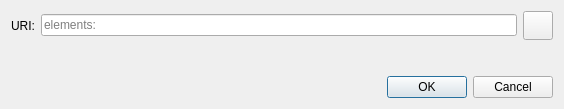
<?xml version="1.0" encoding="UTF-8"?>
<ui version="4.0">
 <class>OpenURIDialog</class>
 <widget class="QDialog" name="OpenURIDialog">
  <property name="geometry">
   <rect>
    <x>0</x>
    <y>0</y>
    <width>564</width>
    <height>109</height>
   </rect>
  </property>
  <property name="windowTitle">
   <string>Open Elements URI</string>
  </property>
  <layout class="QVBoxLayout" name="verticalLayout">
   <item>
    <layout class="QHBoxLayout" name="horizontalLayout">
     <item>
      <widget class="QLabel" name="label">
       <property name="text">
        <string>URI:</string>
       </property>
      </widget>
     </item>
     <item>
      <widget class="QValidatedLineEdit" name="uriEdit">
       <property name="placeholderText">
        <string notr="true">elements:</string>
       </property>
      </widget>
     </item>
     <item>
      <widget class="QToolButton" name="pasteButton">
       <property name="toolTip">
        <string extracomment="Tooltip text for button that allows you to paste an address that is in your clipboard.">Paste address from clipboard</string>
       </property>
       <property name="text">
        <string/>
       </property>
       <property name="icon">
        <iconset resource="../bitcoin.qrc">
         <normaloff>:/icons/editpaste</normaloff>:/icons/editpaste
        </iconset>
       </property>
       <property name="iconSize">
        <size>
         <width>22</width>
         <height>22</height>
        </size>
       </property>
      </widget>
     </item>
    </layout>
   </item>
   <item>
    <spacer name="verticalSpacer">
     <property name="orientation">
      <enum>Qt::Vertical</enum>
     </property>
     <property name="sizeHint" stdset="0">
      <size>
       <width>20</width>
       <height>40</height>
      </size>
     </property>
    </spacer>
   </item>
   <item>
    <widget class="QDialogButtonBox" name="buttonBox">
     <property name="orientation">
      <enum>Qt::Horizontal</enum>
     </property>
     <property name="standardButtons">
      <set>QDialogButtonBox::Cancel|QDialogButtonBox::Ok</set>
     </property>
    </widget>
   </item>
  </layout>
 </widget>
 <customwidgets>
  <customwidget>
   <class>QValidatedLineEdit</class>
   <extends>QLineEdit</extends>
   <header>qt/qvalidatedlineedit.h</header>
  </customwidget>
 </customwidgets>
 <resources/>
 <connections>
  <connection>
   <sender>buttonBox</sender>
   <signal>accepted()</signal>
   <receiver>OpenURIDialog</receiver>
   <slot>accept()</slot>
   <hints>
    <hint type="sourcelabel">
     <x>248</x>
     <y>254</y>
    </hint>
    <hint type="destinationlabel">
     <x>157</x>
     <y>274</y>
    </hint>
   </hints>
  </connection>
  <connection>
   <sender>buttonBox</sender>
   <signal>rejected()</signal>
   <receiver>OpenURIDialog</receiver>
   <slot>reject()</slot>
   <hints>
    <hint type="sourcelabel">
     <x>316</x>
     <y>260</y>
    </hint>
    <hint type="destinationlabel">
     <x>286</x>
     <y>274</y>
    </hint>
   </hints>
  </connection>
 </connections>
</ui>
